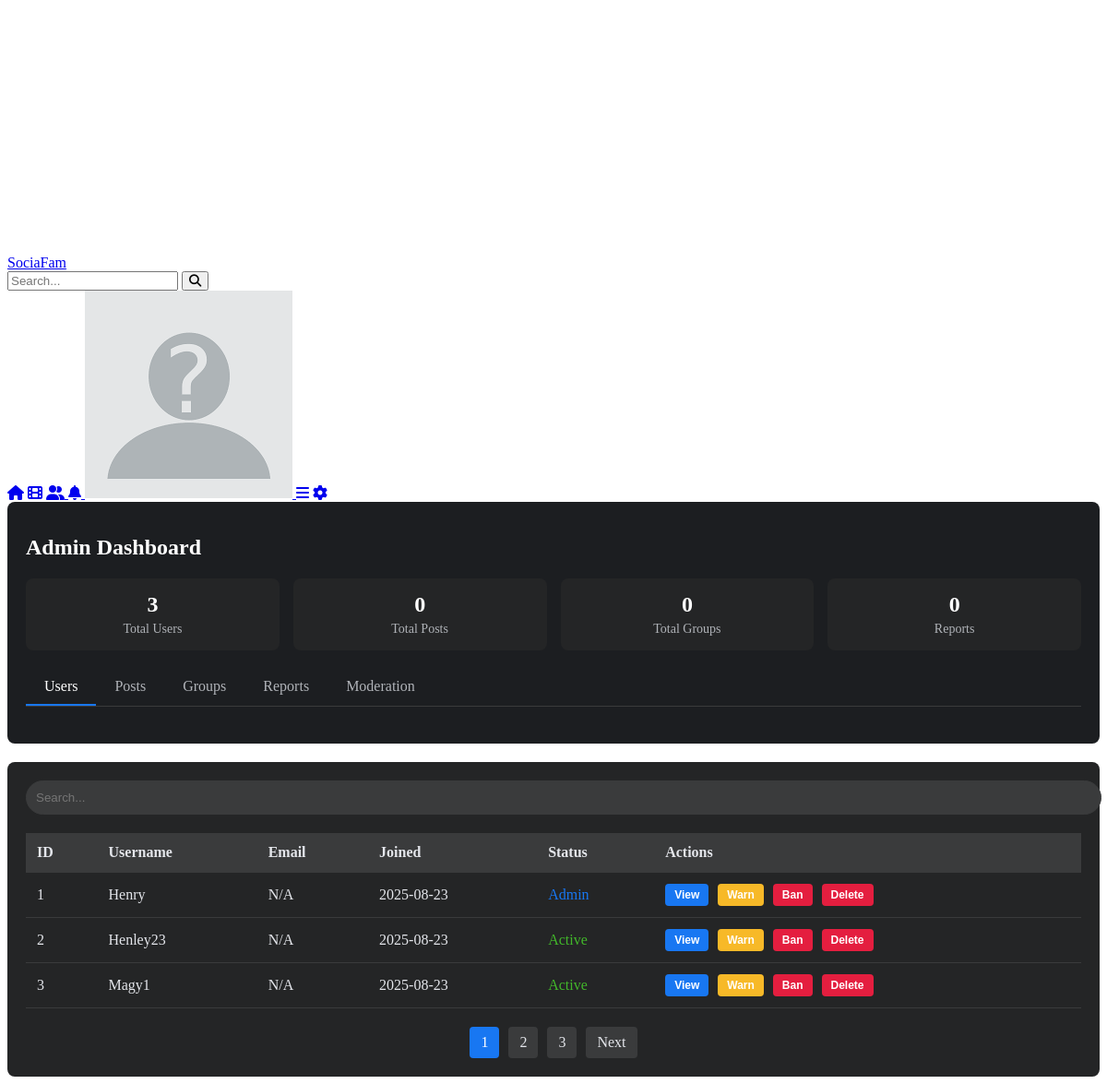
The page /admin (signed in) on the database its author committed.
### models.py (models this page shows, shortened)
class User(UserMixin, db.Model):
    __tablename__ = 'users'
    id = db.Column(db.Integer, primary_key=True)
    username = db.Column(db.String(64), unique=True, index=True, nullable=False)
    email = db.Column(db.String(120), unique=True, index=True)
    password_hash = db.Column(db.String(128), nullable=False)
    real_name = db.Column(db.String(100))
    profile_pic = db.Column(db.LargeBinary)
    profile_pic_filename = db.Column(db.String(200))
    bio = db.Column(db.Text)
    unique_key = db.Column(db.String(4), unique=True, nullable=False)
    is_admin = db.Column(db.Boolean, default=False)
    created_at = db.Column(db.DateTime, default=datetime.utcnow)
    date_of_birth = db.Column(db.Date)
    gender = db.Column(db.String(20))
    pronouns = db.Column(db.String(20))
    work = db.Column(db.String(200))
    university = db.Column(db.String(200))
    secondary_school = db.Column(db.String(200))
    location = db.Column(db.String(200))
    phone_number = db.Column(db.String(20))
    website = db.Column(db.String(200))
    relationship_status = db.Column(db.String(50))
    spouse = db.Column(db.String(100))
    profile_locked = db.Column(db.Boolean, default=False)
    post_privacy = db.Column(db.String(20), default='public')  # public, friends, only_me
    email_notifications = db.Column(db.Boolean, default=True)
    push_notifications = db.Column(db.Boolean, default=True)
    like_notifications = db.Column(db.Boolean, default=True)
    comment_notifications = db.Column(db.Boolean, default=True)
    follow_notifications = db.Column(db.Boolean, default=True)
    message_notifications = db.Column(db.Boolean, default=True)
    theme = db.Column(db.String(10), default='light')  # 'light' or 'dark'
    posts = db.relationship('Post', backref='author', lazy='dynamic', foreign_keys='Post.user_id')
    stories = db.relationship('Story', backref='author', lazy='dynamic')
    comments = db.relationship('Comment', backref='author', lazy='dynamic')
    likes = db.relationship('Like', backref='user', lazy='dynamic')
    sent_messages = db.relationship('Message', backref='sender', lazy='dynamic', foreign_keys='Message.sender_id')
    received_messages = db.relationship('Message', backref='receiver', lazy='dynamic', foreign_keys='Message.receiver_id')
    followers = db.relationship('Follow', foreign_keys='Follow.followed_id', backref='followed', lazy='dynamic')
    following = db.relationship('Follow', foreign_keys='Follow.follower_id', backref='follower', lazy='dynamic')
    blocked_users = db.relationship('BlockedUser', foreign_keys='BlockedUser.user_id', backref='user', lazy='dynamic')
    notifications = db.relationship('Notification', backref='user', lazy='dynamic')

### app.py (the view)
@app.route('/admin')
@login_required
def admin_dashboard():
    if not current_user.is_admin:
        flash('Access denied', 'error')
        return redirect(url_for('index'))
    users = User.query.all()
    posts = Post.query.all()
    groups = Group.query.all()
    return render_template('admin-dashboard.html', users=users, posts=posts, groups=groups)

### app.py (called while the page is built)
@login_manager.user_loader
def load_user(user_id):
    return User.query.get(int(user_id))

### templates/admin-dashboard.html (shortened to what this page needs)
{% extends "base.html" %}
{% block content %}
<div class="admin-container">
    <div class="admin-header">
        <h1 class="admin-title">Admin Dashboard</h1>
        <div class="admin-stats">
            <div class="admin-stat">
                <div class="admin-stat-value">{{ users|length }}</div>
                <div class="admin-stat-label">Total Users</div>
            </div>
            <div class="admin-stat">
                <div class="admin-stat-value">{{ posts|length }}</div>
                <div class="admin-stat-label">Total Posts</div>
            </div>
            <div class="admin-stat">
                <div class="admin-stat-value">{{ groups|length }}</div>
                <div class="admin-stat-label">Total Groups</div>
            </div>
            <div class="admin-stat">
                <div class="admin-stat-value">0</div>
                <div class="admin-stat-label">Reports</div>
            </div>
        </div>
        <div class="admin-tabs">
            <div class="admin-tab active" data-tab="users">Users</div>
            <div class="admin-tab" data-tab="posts">Posts</div>
            <div class="admin-tab" data-tab="groups">Groups</div>
            <div class="admin-tab" data-tab="reports">Reports</div>
            <div class="admin-tab" data-tab="moderation">Moderation</div>
        </div>
    </div>
    <div class="admin-content">
        <div class="admin-search">
            <input type="text" placeholder="Search..." id="adminSearch">
        </div>
        <table class="admin-table">
            <thead>
                <tr>
                    <th>ID</th>
                    <th>Username</th>
                    <th>Email</th>
                    <th>Joined</th>
                    <th>Status</th>
                    <th>Actions</th>
                </tr>
            </thead>
            <tbody>
                {% for user in users %}
                <tr>
                    <td>{{ user.id }}</td>
                    <td>{{ user.username }}</td>
                    <td>{{ user.email or 'N/A' }}</td>
                    <td>{{ user.created_at.strftime('%Y-%m-%d') }}</td>
                    <td>
                        {% if user.is_admin %}
                        <span style="color: #1877f2;">Admin</span>
                        {% else %}
                        <span style="color: #42b72a;">Active</span>
                        {% endif %}
                    </td>
                    <td>
                        <div class="admin-actions">
                            <button class="admin-action admin-action-view">View</button>
                            <button class="admin-action admin-action-warn">Warn</button>
                            <button class="admin-action admin-action-ban">Ban</button>
                            <button class="admin-action admin-action-delete">Delete</button>
                        </div>
                    </td>
                </tr>
                {% endfor %}
            </tbody>
        </table>
        <div class="admin-pagination">
            <div class="admin-page active">1</div>
            <div class="admin-page">2</div>
            <div class="admin-page">3</div>
            <div class="admin-page">Next</div>
        </div>
    </div>
</div>
{% endblock %}

### templates/admin-dashboard.html (style rules this page uses)
.admin-container { max-width: 1200px; margin: 0 auto; }
.admin-header { background-color: #1c1e21; color: white; padding: 20px; margin-bottom: 20px; border-radius: 8px; }
.admin-title { font-size: 24px; font-weight: 600; margin-bottom: 20px; }
.admin-stats { display: grid; grid-template-columns: repeat(4, 1fr); gap: 15px; margin-bottom: 20px; }
.admin-stat { background-color: #242526; padding: 15px; border-radius: 8px; text-align: center; }
.admin-stat-value { font-size: 24px; font-weight: 600; margin-bottom: 5px; }
.admin-stat-label { font-size: 14px; color: #b0b3b8; }
.admin-tabs { display: flex; border-bottom: 1px solid #3a3b3c; margin-bottom: 20px; }
.admin-tab { padding: 10px 20px; cursor: pointer; border-bottom: 2px solid transparent; color: #b0b3b8; }
.admin-tab.active { border-bottom-color: #1877f2; color: white; }
.admin-content { background-color: #242526; border-radius: 8px; padding: 20px; }
.admin-search { margin-bottom: 20px; }
.admin-search input { width: 100%; padding: 10px; background-color: #3a3b3c; border: 1px solid #3a3b3c; border-radius: 20px; color: white; outline: none; }
.admin-table { width: 100%; border-collapse: collapse; }
.admin-table th, .admin-table td { padding: 12px; text-align: left; border-bottom: 1px solid #3a3b3c; color: #e4e6eb; }
.admin-table th { background-color: #3a3b3c; font-weight: 600; }
.admin-actions { display: flex; gap: 10px; }
.admin-action { padding: 5px 10px; border-radius: 4px; font-size: 12px; font-weight: 600; cursor: pointer; }
.admin-action-view { background-color: #1877f2; color: white; border: none; }
.admin-action-delete { background-color: #e41e3f; color: white; border: none; }
.admin-action-warn { background-color: #f7b928; color: white; border: none; }
.admin-action-ban { background-color: #e41e3f; color: white; border: none; }
.admin-pagination { display: flex; justify-content: center; margin-top: 20px; gap: 10px; }
.admin-page { padding: 8px 12px; background-color: #3a3b3c; color: #e4e6eb; border-radius: 4px; cursor: pointer; }
.admin-page.active { background-color: #1877f2; color: white; }

### rows shown on the page
User: id "1", username "Henry", email "N/A", created_at "2025-08-23", is_admin "Admin"
User: id "2", username "Henley23", email "N/A", created_at "2025-08-23", is_admin "Active"
User: id "3", username "Magy1", email "N/A", created_at "2025-08-23", is_admin "Active"

### other values the page prints
{{ users|length }} "3"
{{ posts|length }} "0"
{{ groups|length }} "0"
